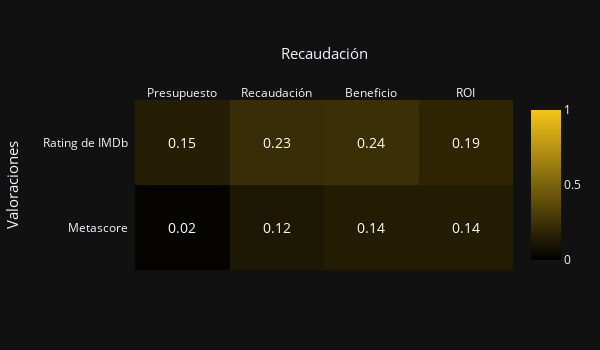

The code cell stored with this chart in its notebook:
### Code cell
import plotly.figure_factory as ff

fig = ff.create_annotated_heatmap(corr_2x6.round(2).to_numpy().tolist(),
                x=['Presupuesto', 'Recaudación', 'Beneficio', 'ROI'],
                y=['Rating de IMDb', 'Metascore'],
                colorscale=[[0, "black"], [1, '#f5c518']],
                font_colors = ['white'],
                showscale=True,
                zmin=0, zmax=1,
               )

fig.update_layout(width=600, height=350,  template="plotly_dark",
                 )

fig.update_xaxes(
    title_text = "Recaudación",
    title_font = {"size": 15},
    title_standoff = 20,
)

fig.update_yaxes(
    title_text = "Valoraciones",
    title_font = {"size": 15},
    title_standoff = 20,
    autorange="reversed"
)    

# Make text size bigger
for i in range(len(fig.layout.annotations)):
    fig.layout.annotations[i].font.size = 14
    
fig.show()

### Figure 1 — Plotly figure (JSON) as saved in the notebook; plotly's stock layout.template omitted (floating-point values rounded to 4 significant figures)
{"data": [{"colorscale": [[0, "black"], [1, "#f5c518"]], "reversescale": false, "showscale": true, "type": "heatmap", "x": ["Presupuesto", "Recaudación", "Beneficio", "ROI"], "y": ["Rating de IMDb", "Metascore"], "z": [[0.15, 0.23, 0.24, 0.19], [0.02, 0.12, 0.14, 0.14]], "zmax": 1, "zmin": 0}], "layout": {"annotations": [{"font": {"color": "white", "size": 14}, "showarrow": false, "text": "0.15", "x": "Presupuesto", "xref": "x", "y": "Rating de IMDb", "yref": "y"}, {"font": {"color": "white", "size": 14}, "showarrow": false, "text": "0.23", "x": "Recaudación", "xref": "x", "y": "Rating de IMDb", "yref": "y"}, {"font": {"color": "white", "size": 14}, "showarrow": false, "text": "0.24", "x": "Beneficio", "xref": "x", "y": "Rating de IMDb", "yref": "y"}, {"font": {"color": "white", "size": 14}, "showarrow": false, "text": "0.19", "x": "ROI", "xref": "x", "y": "Rating de IMDb", "yref": "y"}, {"font": {"color": "white", "size": 14}, "showarrow": false, "text": "0.02", "x": "Presupuesto", "xref": "x", "y": "Metascore", "yref": "y"}, {"font": {"color": "white", "size": 14}, "showarrow": false, "text": "0.12", "x": "Recaudación", "xref": "x", "y": "Metascore", "yref": "y"}, {"font": {"color": "white", "size": 14}, "showarrow": false, "text": "0.14", "x": "Beneficio", "xref": "x", "y": "Metascore", "yref": "y"}, {"font": {"color": "white", "size": 14}, "showarrow": false, "text": "0.14", "x": "ROI", "xref": "x", "y": "Metascore", "yref": "y"}], "height": 350, "width": 600, "xaxis": {"autorange": true, "dtick": 1, "gridcolor": "rgb(0, 0, 0)", "range": [-0.5, 3.5], "side": "top", "ticks": "", "title": {"font": {"size": 15}, "standoff": 20, "text": "Recaudación"}, "type": "category"}, "yaxis": {"autorange": true, "dtick": 1, "range": [1.5, -0.5], "ticks": "", "ticksuffix": "  ", "title": {"font": {"size": 15}, "standoff": 20, "text": "Valoraciones"}, "type": "category"}}}
